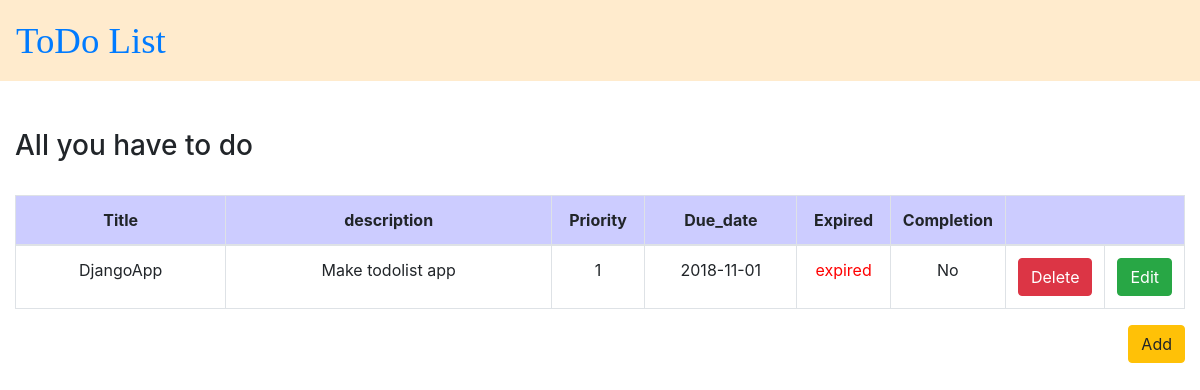
The app's page /, older data.
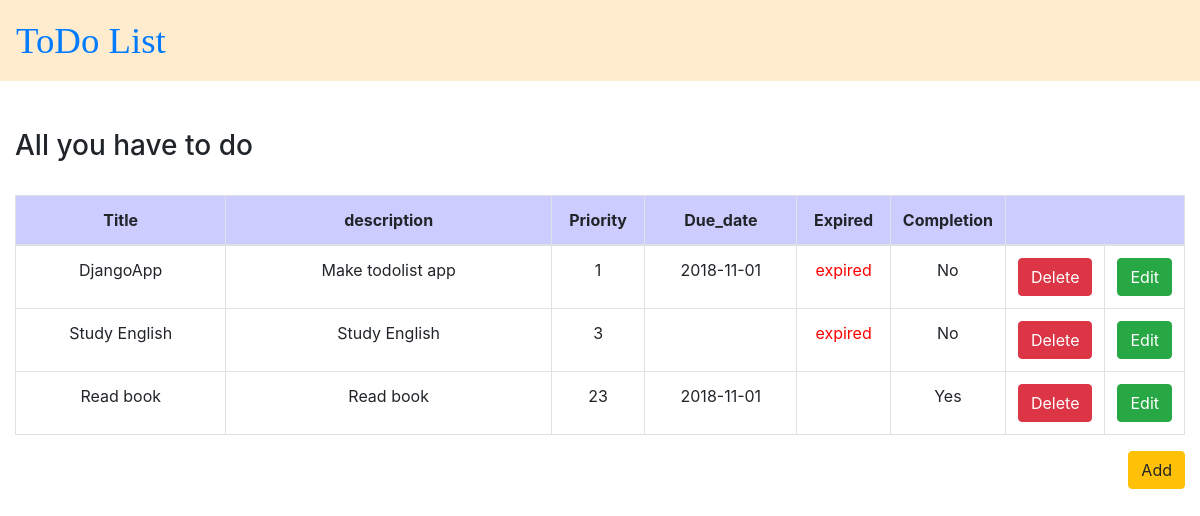
The same page, newer data.
### todolist/models.py (models this page shows, shortened)
class List(models.Model):
    title = models.CharField(max_length=200)
    description = models.TextField()
    priority = models.IntegerField(default=2)
    due_date = models.TextField(null=True, blank=True)
    completed = models.BooleanField(default=False)
    expired = models.TextField(blank=True, default="")
    class Meta:
        ordering=['priority', 'due_date', 'title']

### todolist/views.py (the view)
# urls.py: path('', views.home, name="home"),
def home(request):
    tasks = List.objects.all()
    now = datetime.datetime.now()
    nowDate = now.strftime("%Y-%m-%d")
    for task in tasks:
        if(task.due_date < nowDate):
            List.objects.filter(id=task.id).update(expired="expired")
    return render (request, 'todolist/list.html', {'tasks' : tasks})

### todolist/templates/todolist/list.html (shortened to what this page needs)
{% extends 'todolist/base.html' %}
{% block content %}
<div class="container-fluid">
    <h3>All you have to do</h3>
  <br>
    <table class="table table-bordered table-hover">
    <thead>
      <tr bgcolor="#CCCCFF">
        <th width="18%">Title</th>
        <th>description</th>
        <th width="8%">Priority</th>
        <th width="13%">Due_date</th>
        <th width="8%">Expired</th>
        <th width="8%">Completion</th>
        <th colspan="2" width="12%"></th>
      </tr>
    </thead>
    <tbody>
    {% for task in tasks %}
      <tr>
        <td>{{ task.title }}</a></td>
        <td>{{ task.description|slice:"200" }}</td>
        <td>{{ task.priority}}</td>
        <td>{{ task.due_date}}</td>
        <td><font color="red">{% if task.completed == False %}{{ task.expired}}{%endif%}</font></td>
        <td>{% if task.completed == False %}No{%else%}Yes{%endif%}</td>
        <td><form action="/delete/{{task.id}}/" method="POST">{% csrf_token %}
            <button type="submit" class="btn btn-danger custom-button-width .navbar-right">Delete</button></form>
        </td>
        <td><form action="/edit/{{task.id}}/" method="POST">{% csrf_token %}
            <button type="submit" class="btn btn-success dcustom-button-width .navbar-right">Edit</button></form>
        </td>
      </tr>
    {% endfor %}
    </tbody>
  </table>
</div>
<div class="container-fluid">
  <div class="row">
        <div class="col-md-12 text-right">
    		<a href="/add/"><button type="button" class="btn btn-warning custom-button-width .navbar-right">Add</button></a>
    	</div>
  </div>
</div>
{% endblock %}

### todolist/templates/todolist/base.html (shortened to what this page needs)
<!DOCTYPE html>
<html lang="en">
  <head>
    {% load static %}
    <link rel="stylesheet" href="https://stackpath.bootstrapcdn.com/bootstrap/4.1.3/css/bootstrap.min.css">
    <link rel="stylesheet" type="text/css" href="https://maxcdn.bootstrapcdn.com/font-awesome/4.7.0/css/font-awesome.min.css">
  </head>
  <body>
      <nav class="navbar navbar-expand-lg">
      <a class="navbar-brand" href="{% url 'home' %}" style="font-size:230%;" >ToDo List</a>
    </nav>
    <br>
      <br>
      {% block content %}
      {% endblock %}
  </body>
</html>

### todolist/templates/todolist/base.html (style rules this page uses)
nav { background-color: #FFEBCD; font-family:"Times New Roman"; }

### todolist/templates/todolist/list.html (style rules this page uses)
table { text-align:center; }

Row changes from the older to the newer data that the page shows:
added List: title "Study English", description "Study English", priority "3", expired "expired", completed "No"
added List: title "Read book", description "Read book", priority "23", due_date "2018-11-01", completed "Yes"
